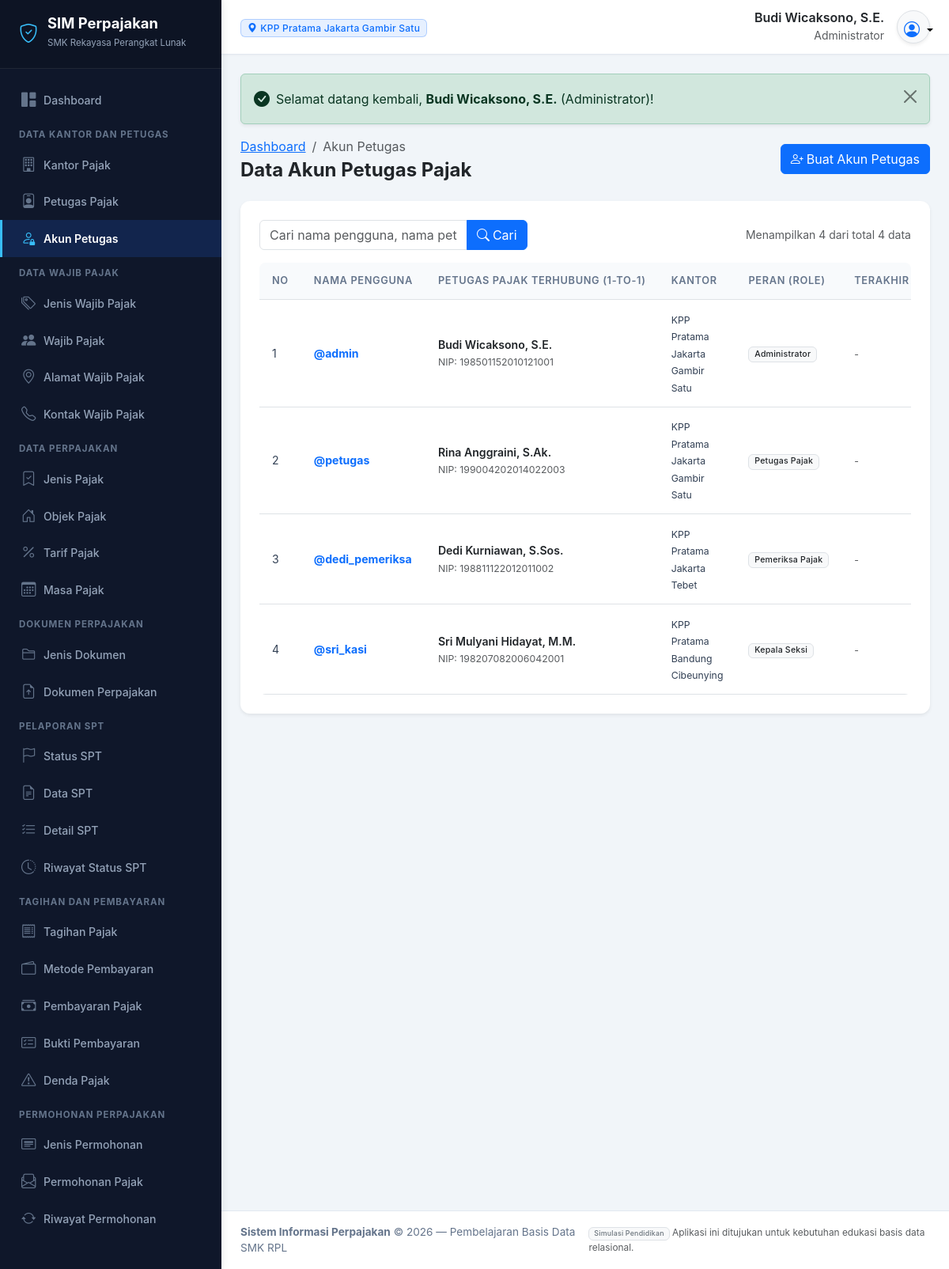
Page /modules/akun_petugas/index.php (signed in) on the committed database.
### tables this page shows
CREATE TABLE `akun_petugas` (
  `id_akun` INT AUTO_INCREMENT PRIMARY KEY,
  `id_petugas` INT NOT NULL UNIQUE,
  `nama_pengguna` VARCHAR(50) NOT NULL UNIQUE,
  `kata_sandi` VARCHAR(255) NOT NULL,
  `peran` VARCHAR(50) NOT NULL,
  `status_akun` ENUM('Aktif', 'Nonaktif') DEFAULT 'Aktif',
  `terakhir_masuk` DATETIME NULL,
  `created_at` TIMESTAMP DEFAULT CURRENT_TIMESTAMP,
  CONSTRAINT `fk_akun_petugas` FOREIGN KEY (`id_petugas`) 
    REFERENCES `petugas_pajak` (`id_petugas`) ON UPDATE CASCADE ON DELETE CASCADE
);

CREATE TABLE `kantor_pajak` (
  `id_kantor` INT AUTO_INCREMENT PRIMARY KEY,
  `kode_kantor` VARCHAR(20) NOT NULL UNIQUE,
  `nama_kantor` VARCHAR(150) NOT NULL,
  `alamat` TEXT NOT NULL,
  `kota` VARCHAR(100) NOT NULL,
  `nomor_telepon` VARCHAR(30) NOT NULL,
  `email` VARCHAR(100) NOT NULL,
  `created_at` TIMESTAMP DEFAULT CURRENT_TIMESTAMP
);

CREATE TABLE `petugas_pajak` (
  `id_petugas` INT AUTO_INCREMENT PRIMARY KEY,
  `id_kantor` INT NOT NULL,
  `nama_petugas` VARCHAR(150) NOT NULL,
  `nomor_identitas` VARCHAR(50) NOT NULL UNIQUE,
  `jabatan` VARCHAR(100) NOT NULL,
  `nomor_telepon` VARCHAR(30) NOT NULL,
  `email` VARCHAR(100) NOT NULL,
  `status` ENUM('Aktif', 'Nonaktif') DEFAULT 'Aktif',
  `created_at` TIMESTAMP DEFAULT CURRENT_TIMESTAMP,
  CONSTRAINT `fk_petugas_kantor` FOREIGN KEY (`id_kantor`) 
    REFERENCES `kantor_pajak` (`id_kantor`) ON UPDATE CASCADE ON DELETE RESTRICT
);

### modules/akun_petugas/index.php (the view, shortened to what this page needs)
<?php
require_once __DIR__ . '/../../includes/header.php';
$cari = bersihkan($_GET['cari'] ?? '');
$halaman = max(1, (int)($_GET['halaman'] ?? 1));
$limit = 10;
$offset = ($halaman - 1) * $limit;
$where = "WHERE 1=1";
$params = [];
$total_data = ambil_satu("
    SELECT COUNT(*) as total
    FROM akun_petugas a
    JOIN petugas_pajak p ON a.id_petugas = p.id_petugas
    $where
", $params)['total'];
$query = "
    SELECT a.*, p.nama_petugas, p.nomor_identitas, p.jabatan, k.nama_kantor
    FROM akun_petugas a
    JOIN petugas_pajak p ON a.id_petugas = p.id_petugas
    JOIN kantor_pajak k ON p.id_kantor = k.id_kantor
    $where
    ORDER BY a.id_akun ASC
    LIMIT $limit OFFSET $offset
";
$data_list = ambil_semua($query, $params);
?>
<div class="d-flex flex-column flex-md-row justify-content-between align-items-md-center mb-4 gap-2">
    <div>
        <nav aria-label="breadcrumb">
            <ol class="breadcrumb mb-1">
                <li class="breadcrumb-item"><a href="<?= base_url('dashboard.php') ?>">Dashboard</a></li>
                <li class="breadcrumb-item active" aria-current="page">Akun Petugas</li>
            </ol>
        </nav>
        <h4 class="fw-bold mb-0 text-dark">Data Akun Petugas Pajak</h4>
    </div>
    <div>
        <a href="tambah.php" class="btn btn-primary">
            <i class="bi bi-person-plus me-1"></i>Buat Akun Petugas
        </a>
    </div>
</div>
<div class="card border-0 shadow-sm">
    <div class="card-body p-3 p-md-4">
        <form method="GET" class="row g-2 mb-3">
            <div class="col-12 col-md-5">
                <div class="input-group">
                    <input type="text" name="cari" class="form-control" placeholder="Cari nama pengguna, nama petugas, peran..." value="<?= escape($cari) ?>">
                    <button class="btn btn-primary" type="submit"><i class="bi bi-search me-1"></i>Cari</button>
                </div>
            </div>
            <div class="col-12 col-md-7 text-md-end text-muted small d-flex align-items-center justify-content-md-end">
                Menampilkan <?= count($data_list) ?> dari total <?= $total_data ?> data
            </div>
        </form>
        <div class="table-responsive">
            <table class="table table-hover align-middle mb-0">
                <thead>
                    <tr>
                        <th style="width: 50px;">No</th>
                        <th>Nama Pengguna</th>
                        <th>Petugas Pajak Terhubung (1-to-1)</th>
                        <th>Kantor</th>
                        <th>Peran (Role)</th>
                        <th>Terakhir Masuk</th>
                    </tr>
                </thead>
                <tbody>
                    <?php if (empty($data_list)): ?>
                        <tr>
                            <td colspan="8" class="text-center py-4 text-muted">
                                <i class="bi bi-inbox fs-2 d-block mb-2"></i>
                                Tidak ada akun petugas ditemukan.
                            </td>
                        </tr>
                    <?php else: ?>
                        <?php $no = $offset + 1; foreach ($data_list as $row): ?>
                            <tr>
                                <td><?= $no++ ?></td>
                                <td>
                                    <span class="fw-bold text-primary">@<?= escape($row['nama_pengguna']) ?></span>
                                </td>
                                <td>
                                    <div class="fw-semibold text-dark"><?= escape($row['nama_petugas']) ?></div>
                                    <small class="text-muted">NIP: <?= escape($row['nomor_identitas']) ?></small>
                                </td>
                                <td><small><?= escape($row['nama_kantor']) ?></small></td>
                                <td>
                                    <span class="badge bg-light text-dark border"><?= escape($row['peran']) ?></span>
                                </td>
                                <td>
                                    <small class="text-muted"><?= format_tanggal($row['terakhir_masuk'], true) ?></small>
                                </td>
                            </tr>
                        <?php endforeach; ?>
                    <?php endif; ?>
                </tbody>
            </table>
        </div>
    </div>
</div>
<?php require_once __DIR__ . '/../../includes/footer.php'; ?>

### includes/header.php (shortened to what this page needs)
<?php
require_once __DIR__ . '/fungsi.php';
$user_aktif = pengguna_login();
$nama_user = $user_aktif['nama_petugas'] ?? $_SESSION['nama_pengguna'] ?? 'Petugas';
$peran_user = $user_aktif['peran'] ?? 'Petugas Pajak';
$kantor_user = $user_aktif['nama_kantor'] ?? 'Kantor Pajak';
?>
<!DOCTYPE html>
<html lang="id">
<head>
    <link rel="stylesheet" href="<?= base_url('assets/css/bootstrap.min.css') ?>">
    <link rel="stylesheet" href="<?= base_url('assets/css/bootstrap-icons.min.css') ?>">
    <link rel="stylesheet" href="<?= base_url('assets/css/style.css') ?>">
    <link rel="stylesheet" href="https://cdn.jsdelivr.net/npm/bootstrap-icons@1.11.3/font/bootstrap-icons.min.css" onerror="this.onerror=null;">
</head>
<body>
<div class="app-wrapper">
    <?php require_once __DIR__ . '/sidebar.php'; ?>
    <div class="app-content">
        <header class="app-header">
            <div class="d-flex align-items-center">
                <div class="d-none d-sm-block">
                    <span class="badge bg-primary bg-opacity-10 text-primary border border-primary border-opacity-25 px-2 py-1">
                        <i class="bi bi-geo-alt-fill me-1"></i><?= escape($kantor_user) ?>
                    </span>
                </div>
            </div>
            <div class="d-flex align-items-center gap-3">
                <div class="text-end d-none d-md-block">
                    <div class="fw-semibold text-dark lh-sm"><?= escape($nama_user) ?></div>
                    <small class="text-muted"><?= escape($peran_user) ?></small>
                </div>
                <div class="dropdown">
                    <button class="btn btn-light rounded-circle p-2 border shadow-sm dropdown-toggle" type="button" id="userDropdown" data-bs-toggle="dropdown" aria-expanded="false" style="width: 42px; height: 42px;">
                        <i class="bi bi-person-circle fs-5 text-primary"></i>
                    </button>
                </div>
            </div>
        </header>
        <main class="p-3 p-md-4 flex-grow-1">

### rows in the picture
akun_petugas: kantor_pajak.nama_kantor "KPP Pratama Jakarta Gambir Satu", id_petugas.nama_petugas "Budi Wicaksono, S.E.", peran "Administrator", nama_pengguna "admin", id_petugas.nomor_identitas "198501152010121001", terakhir_masuk "-"
akun_petugas: nama_pengguna "petugas", id_petugas.nama_petugas "Rina Anggraini, S.Ak.", id_petugas.nomor_identitas "199004202014022003", kantor_pajak.nama_kantor "KPP Pratama Jakarta Gambir Satu", peran "Petugas Pajak", terakhir_masuk "-"
akun_petugas: nama_pengguna "dedi_pemeriksa", id_petugas.nama_petugas "Dedi Kurniawan, S.Sos.", id_petugas.nomor_identitas "198811122012011002", kantor_pajak.nama_kantor "KPP Pratama Jakarta Tebet", peran "Pemeriksa Pajak", terakhir_masuk "-"
akun_petugas: nama_pengguna "sri_kasi", id_petugas.nama_petugas "Sri Mulyani Hidayat, M.M.", id_petugas.nomor_identitas "198207082006042001", kantor_pajak.nama_kantor "KPP Pratama Bandung Cibeunying", peran "Kepala Seksi", terakhir_masuk "-"

### other values in the picture
$flash['pesan'] "Selamat datang kembali, Budi Wicaksono, S.E. (Administrator)!"
count($data_list) "4"
$total_data "4"
